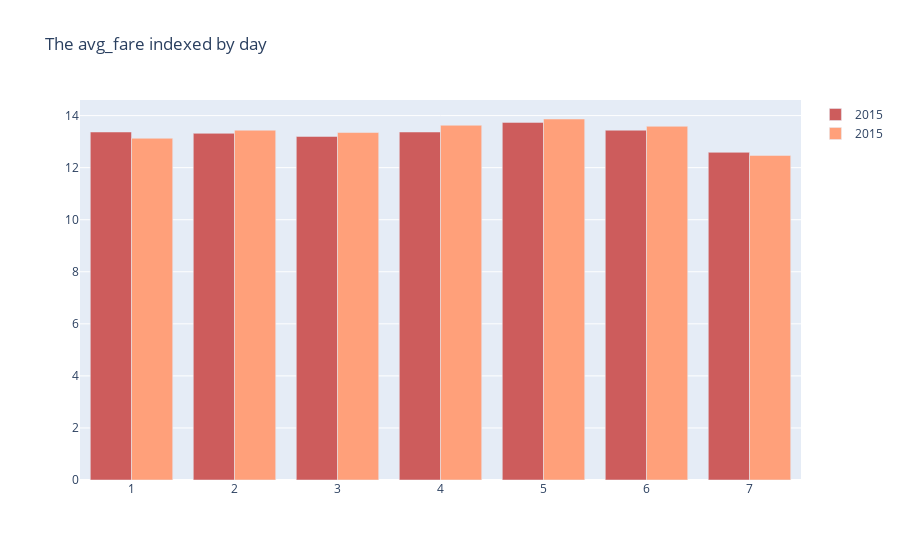

The notebook cell saved with this chart:
### Code cell
# 4.1 - 2 The average fare

# per day
df_15_day_avg_fare = df_15.groupby(col('year'),col('day')).agg(fn.round(fn.avg(col('fare_amount')),2).alias('avg_fare'))

df_18_day_avg_fare = df_18.groupby(col('year'),col('day')).agg(fn.round(fn.avg(col('fare_amount')),2).alias('avg_fare'))

df_day_avg_fare = df_15_day_avg_fare.union(df_18_day_avg_fare)

plot_4_1_charts(df_day_avg_fare,'day','avg_fare')

### Figure 1 — Plotly figure (JSON) as saved in the notebook; plotly's stock layout.template omitted (floating-point values rounded to 4 significant figures)
{"data": [{"marker": {"color": "indianred"}, "name": "2015", "type": "bar", "x": [2, 4, 3, 7, 6, 1, 5], "y": [13.32, 13.37, 13.2, 12.59, 13.44, 13.37, 13.74]}, {"marker": {"color": "lightsalmon"}, "name": "2015", "type": "bar", "x": [1, 3, 5, 7, 6, 2, 4], "y": [13.13, 13.35, 13.87, 12.47, 13.59, 13.44, 13.63]}], "layout": {"barmode": "group", "title": {"text": "The avg_fare indexed by day"}}}
